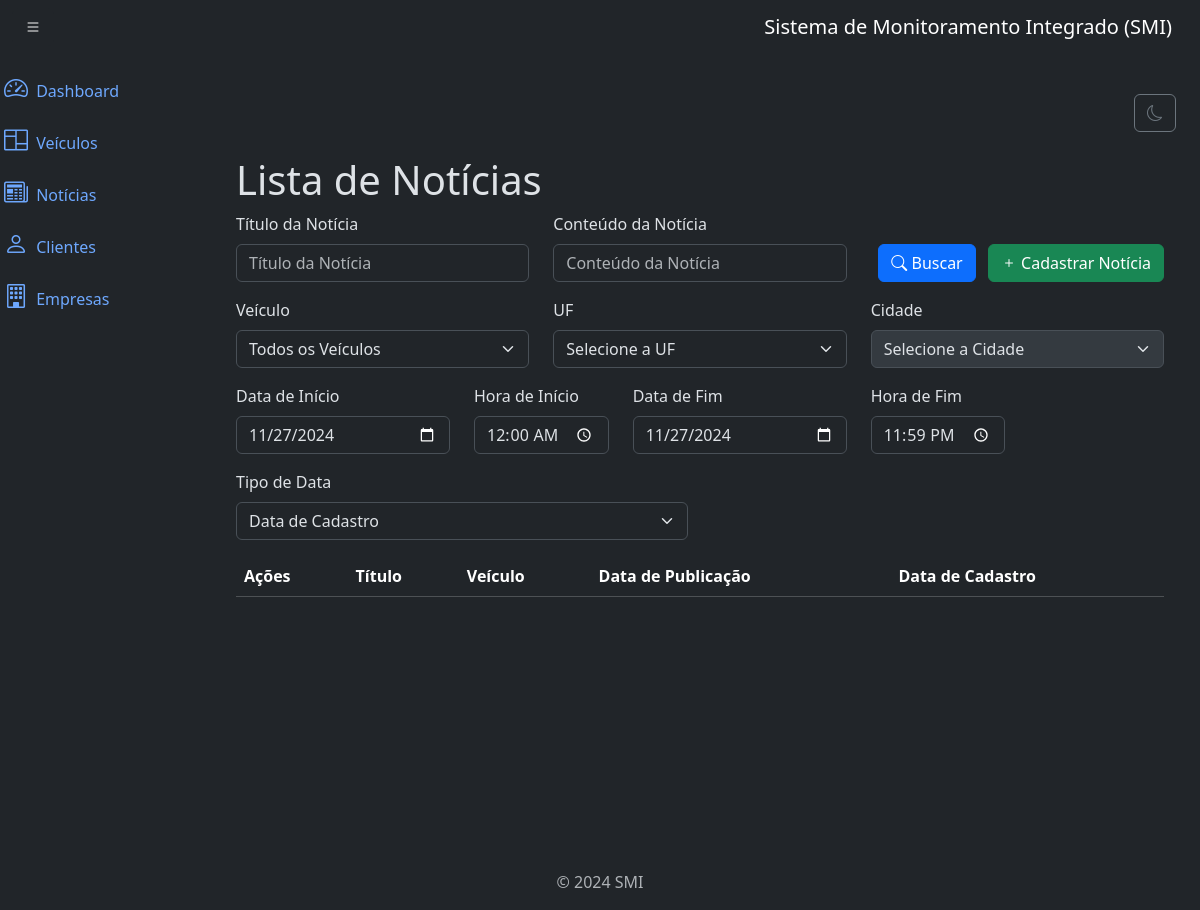
The app's page /noticias/list/, older data.
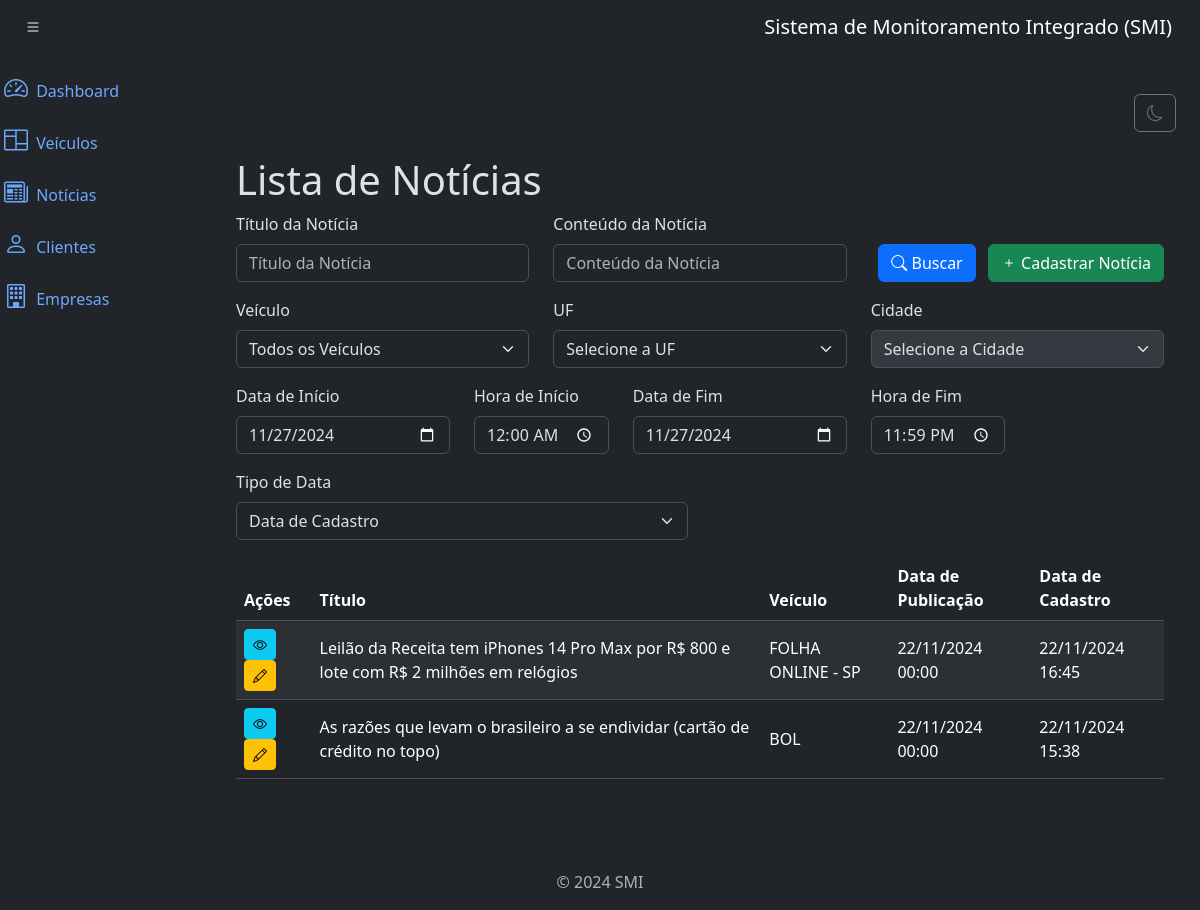
The same page, newer data.
### noticias/models.py (models this page shows, shortened)
class Noticia(models.Model):
    veiculo = models.ForeignKey(
        Veiculo,  # Relaciona a notícia a um veículo
        on_delete=models.PROTECT,  # Impede exclusão do veículo se houver notícias associadas
        related_name='noticias'  # Permite acessar notícias com veiculo.noticias
    )
    editoria = models.ForeignKey(
        Editoria,  # Relaciona a notícia a uma editoria
        on_delete=models.PROTECT,  # Impede exclusão da editoria se houver notícias associadas
        related_name='noticias'  # Permite acessar notícias com editoria.noticias
    )
    tipo_noticia = models.ForeignKey(
        TipoDeNoticia,  # Relaciona a notícia a um tipo de notícia
        on_delete=models.PROTECT,  # Impede exclusão do tipo se houver notícias associadas
        related_name='noticias'  # Permite acessar notícias com tipo_noticia.noticias
    )
    autor = models.CharField(
        max_length=200,  # Nome do autor, com limite de 200 caracteres
        null=True,  # Permite valor nulo
        blank=True  # Permite campo vazio no formulário
    )
    data_publicacao = models.DateTimeField(
        default=now,  # Data e hora padrão é o momento atual
        blank=True  # Permite campo vazio no formulário
    )
    hora = models.TimeField(
        null=True,  # Permite valor nulo
        blank=True  # Permite campo vazio no formulário
    )
    data_cadastro = models.DateTimeField(auto_now_add=True)
    link_noticia = models.URLField(
        unique=True,  # Cada link de notícia deve ser único
        blank=True,  # Permite campo vazio no formulário
        null=True  # Permite valor nulo
    )
    titulo = models.CharField(max_length=255)  # Título da notícia
    subtitulo = models.CharField(
        max_length=255,  # Subtítulo da notícia
        null=True,  # Permite valor nulo
        blank=True  # Permite campo vazio no formulário
    )
    resumo = models.CharField(
        max_length=500,  # Resumo da notícia, com limite de 500 caracteres
        null=True,  # Permite valor nulo
        blank=True  # Permite campo vazio no formulário
    )
    conteudo = models.TextField(
        null=True,  # Permite valor nulo
        blank=True  # Permite campo vazio no formulário
    )
    class Meta:
        ordering = ['-data_cadastro']

### veiculos/models.py (models this page shows, shortened)
class Veiculo(models.Model):
    nome = models.CharField(max_length=500)
    tipodeveiculo = models.ForeignKey(
        TipoDeVeiculo, on_delete=models.PROTECT, related_name='veiculos'
    )
    periodicidade = models.ForeignKey(
        Periodicidade, on_delete=models.PROTECT, related_name='veiculos'
    )
    status = models.CharField(
        max_length=20,
        choices=[('Ativo', 'Ativo'), ('Inativo', 'Inativo')],
        default='Ativo'
    )
    grande_imprensa = models.BooleanField(default=False)
    pais = models.CharField(max_length=100, default='Brasil')
    uf = models.CharField(max_length=2)  # Ex.: 'SP'
    cidade = models.CharField(max_length=100, blank=True, null=True)
    prioritario = models.BooleanField(default=False)
    valor_publicitario_padrao = models.DecimalField(
        max_digits=10, decimal_places=2, blank=True, null=True
    )
    altura_cm = models.IntegerField(blank=True, null=True)
    largura_cm = models.IntegerField(blank=True, null=True)
    endereco_do_site = models.URLField(blank=True, null=True)
    identificador_url = models.CharField(max_length=255, blank=True, null=True)
    endereco_do_flip = models.CharField(max_length=255, blank=True, null=True)
    numero_minimo_de_noticias = models.IntegerField(blank=True, null=True)
    periodo_maximo_sem_noticia = models.IntegerField(blank=True, null=True)
    url_da_stream = models.URLField(blank=True, null=True)
    created_at = models.DateTimeField(auto_now_add=True)
    updated_at = models.DateTimeField(auto_now=True)

### noticias/views.py (the view)
# urls.py: path('noticias/list/', views.NoticiaListView.as_view(), name='noticia_list'),
class NoticiaListView(ListView):
    model = Noticia
    template_name = 'noticia_list.html'
    context_object_name = 'noticias'
    paginate_by = 20
    def get_queryset(self):
        queryset = super().get_queryset()
        titulo = self.request.GET.get('titulo')
        conteudo = self.request.GET.get('conteudo')
        veiculo = self.request.GET.get('veiculo')
        uf = self.request.GET.get('uf')
        cidade = self.request.GET.get('cidade')
        if titulo:
            queryset = queryset.filter(titulo__icontains=titulo)
        if conteudo:
            queryset = queryset.filter(conteudo__icontains=conteudo)
        if veiculo:
            queryset = queryset.filter(veiculo__id=veiculo)
        if uf:
            queryset = queryset.filter(veiculo__uf=uf)
        if cidade:
            queryset = queryset.filter(veiculo__cidade=cidade)
        return queryset
    def get_context_data(self, **kwargs):
        context = super().get_context_data(**kwargs)
        context['veiculos'] = Veiculo.objects.all()
        context['ufs'] = Veiculo.objects.values_list(
            'uf', flat=True).distinct()
        uf_selecionada = self.request.GET.get('uf')
        if uf_selecionada:
            context['cidades'] = Veiculo.objects.filter(
                uf=uf_selecionada
            ).order_by('cidade').values_list('cidade', flat=True).distinct()
        else:
            context['cidades'] = []
        context['today'] = date.today()
        return context

### noticias/templates/noticia_list.html (shortened to what this page needs)
{% extends 'base.html' %}
{% block content %}
<div class="container mt-4">
    <h3 class="display-6">Lista de Notícias</h3>
    <form method="get" action="{% url 'noticia_list' %}">
        <div class="row mb-3">
            <div class="col-md-4">
                <label for="titulo" class="form-label">Título da Notícia</label>
                <input type="text" id="titulo" class="form-control" name="titulo" placeholder="Título da Notícia" value="{{ request.GET.titulo }}">
            </div>
            <div class="col-md-4">
                <label for="conteudo" class="form-label">Conteúdo da Notícia</label>
                <input type="text" id="conteudo" class="form-control" name="conteudo" placeholder="Conteúdo da Notícia" value="{{ request.GET.conteudo }}">
            </div>
            <div class="col-md-4 text-end">
                <label class="form-label d-block">&nbsp;</label>
                <button type="submit" class="btn btn-primary">
                    <i class="bi bi-search"></i> Buscar
                </button>
                <a href="{% url 'noticia_create' %}" class="btn btn-success ms-2">
                    <i class="bi bi-plus"></i> Cadastrar Notícia
                </a>
            </div>
        </div>
        <div class="row mb-3">
            <div class="col-md-4">
                <label for="veiculo" class="form-label">Veículo</label>
                <select id="veiculo" class="form-select" name="veiculo">
                    <option value="" {% if not request.GET.veiculo %} selected {% endif %}>Todos os Veículos</option>
                </select>
            </div>
            <div class="col-md-4">
                <label for="uf-filter" class="form-label">UF</label>
                <select id="uf-filter" class="form-select" name="uf">
                    <option value="" {% if not request.GET.uf %} selected {% endif %}>Selecione a UF</option>
                </select>
            </div>
            <div class="col-md-4">
                <label for="cidade-filter" class="form-label">Cidade</label>
                <select id="cidade-filter" class="form-select" name="cidade" {% if not request.GET.uf %} disabled {% endif %}>
                    <option value="" {% if not request.GET.cidade %} selected {% endif %}>Selecione a Cidade</option>
                </select>
            </div>
        </div>
        <div class="row mb-3">
            <div class="col-md-3">
                <label for="data-inicio" class="form-label">Data de Início</label>
                <input type="date" id="data-inicio" class="form-control" name="data_inicio" value="{{ request.GET.data_inicio|default:today|date:'Y-m-d' }}">
            </div>
            <div class="col-md-2">
                <label for="hora-inicio" class="form-label">Hora de Início</label>
                <input type="time" id="hora-inicio" class="form-control" name="hora_inicio" value="{{ request.GET.hora_inicio|default:'00:00' }}">
            </div>
            <div class="col-md-3">
                <label for="data-fim" class="form-label">Data de Fim</label>
                <input type="date" id="data-fim" class="form-control" name="data_fim" value="{{ request.GET.data_fim|default:today|date:'Y-m-d' }}">
            </div>
            <div class="col-md-2">
                <label for="hora-fim" class="form-label">Hora de Fim</label>
                <input type="time" id="hora-fim" class="form-control" name="hora_fim" value="{{ request.GET.hora_fim|default:'23:59' }}">
            </div>
        </div>
        <div class="row mb-3">
            <div class="col-md-6">
                <label for="data-tipo" class="form-label">Tipo de Data</label>
                <select id="data-tipo" class="form-select" name="data_tipo">
                    <option value="cadastro" {% if request.GET.data_tipo == "cadastro" %} selected {% endif %}>Data de Cadastro</option>
                </select>
            </div>
        </div>
    </form>
    <div class="table-responsive">
        <table class="table table-striped table-hover align-middle">
            <thead class="table-dark">
                <tr>
                    <th>Ações</th>
                    <th>Título</th>
                    <th>Veículo</th>
                    <th>Data de Publicação</th>
                    <th>Data de Cadastro</th>
                </tr>
            </thead>
            <tbody>
                {% for noticia in noticias %}
                <tr>
                    <td>
                        <a href="{% url 'noticia_detail' noticia.id %}" class="btn btn-info btn-sm">
                            <i class="bi bi-eye"></i>
                        </a>
                        <a href="{% url 'noticia_update' noticia.id %}" class="btn btn-warning btn-sm">
                            <i class="bi bi-pencil"></i>
                        </a>
                    </td>
                    <td>{{ noticia.titulo }}</td>
                    <td>{{ noticia.veiculo.nome }}</td>
                    <td>{{ noticia.data_publicacao|date:"d/m/Y H:i" }}</td>
                    <td>{{ noticia.data_cadastro|date:"d/m/Y H:i" }}</td>
                </tr>
                {% endfor %}
            </tbody>
        </table>
    </div>
</div>
{% endblock %}

### app/templates/base.html (shortened to what this page needs)
<!DOCTYPE html>
<html lang="pt-br" data-bs-theme="dark">
<head>
  <link href="https://cdn.jsdelivr.net/npm/bootstrap@5.3.3/dist/css/bootstrap.min.css" rel="stylesheet">
  <link rel="stylesheet" href="https://cdn.jsdelivr.net/npm/bootstrap-icons@1.11.3/font/bootstrap-icons.min.css">
</head>
<body>
  <nav class="navbar navbar-dark bg-dark">
    <div class="container-fluid">
      <button id="toggle-sidebar" class="btn btn-dark me-2">
        <i class="bi bi-list"></i>
      </button>
      <span class="navbar-brand mb-0 h1">Sistema de Monitoramento Integrado (SMI)</span>
    </div>
  </nav>
  <div class="container-fluid">
    <div class="row flex-nowrap">
      <div id="sidebar" class="col-auto col-md-3 col-xl-2 px-0 bg-dark">
        {% include 'components/_sidebar.html' %}
      </div>
      <div class="col py-3">
        <div class="container mt-4">
          <div class="text-end mb-3">
            <button id="theme-toggle" class="btn btn-outline-secondary">
              <i id="theme-icon" class="bi bi-moon"></i>
            </button>
          </div>
          <main>
            {% block content %}
            {% endblock %}
          </main>
        </div>
      </div>
    </div>
  </div>
  {% include 'components/_footer.html' %}
</body>
</html>

### app/templates/components/_sidebar.html (shortened to what this page needs)
<div class="row flex-nowrap">
  <div class="col-auto col-md-0 col-xl-0 px-0 bg-dark">
    <div class="d-flex flex-column align-items-center align-items-sm-start px-3 pt-2 text-white min-vh-100">
      <div class="collapse d-sm-block" id="menuCollapse">
        <ul class="nav flex-column align-items-start" id="menu">
          <li>
            <a href="#" class="nav-link px-0 align-middle">
              <i class="bi bi-speedometer2 fs-4"></i>
              <span class="ms-1">Dashboard</span>
            </a>
          </li>
          <li>
            <a href="{% url 'veiculo_list' %}" class="nav-link px-0 align-middle">
              <i class="bi bi-columns fs-4"></i>
              <span class="ms-1">Veículos</span>
            </a>
          </li>
          <li>
            <a href="{% url 'noticia_list' %}" class="nav-link px-0 align-middle">
              <i class="bi bi-newspaper fs-4"></i>
              <span class="ms-1">Notícias</span>
            </a>
          </li>
          <li>
            <a href="{% url 'cliente_list' %}" class="nav-link px-0 align-middle">
              <i class="bi bi-person fs-4"></i>
              <span class="ms-1">Clientes</span>
            </a>
          </li>
          <li>
            <a href="{% url 'empresa_list' %}" class="nav-link px-0 align-middle">
              <i class="bi bi-building fs-4"></i>
              <span class="ms-1">Empresas</span>
            </a>
          </li>
        </ul>
      </div>
    </div>
  </div>
</div>

### app/templates/components/_footer.html
<footer class="footer mt-auto py-3 text-center">
  <div class="container">
    <span class="text-muted">© 2024 SMI</span>
  </div>
</footer>

Row changes from the older to the newer data that the page shows:
added Noticia: titulo "Leilão da Receita tem iPhones 14 Pro Max por R$ 800 e lote com R$ 2 milhões em relógios", veiculo.nome "FOLHA ONLINE - SP", data_publicacao "22/11/2024 00:00", data_cadastro "22/11/2024 16:45"
added Noticia: titulo "As razões que levam o brasileiro a se endividar (cartão de crédito no topo)", veiculo.nome "BOL", data_publicacao "22/11/2024 00:00", data_cadastro "22/11/2024 15:38"
